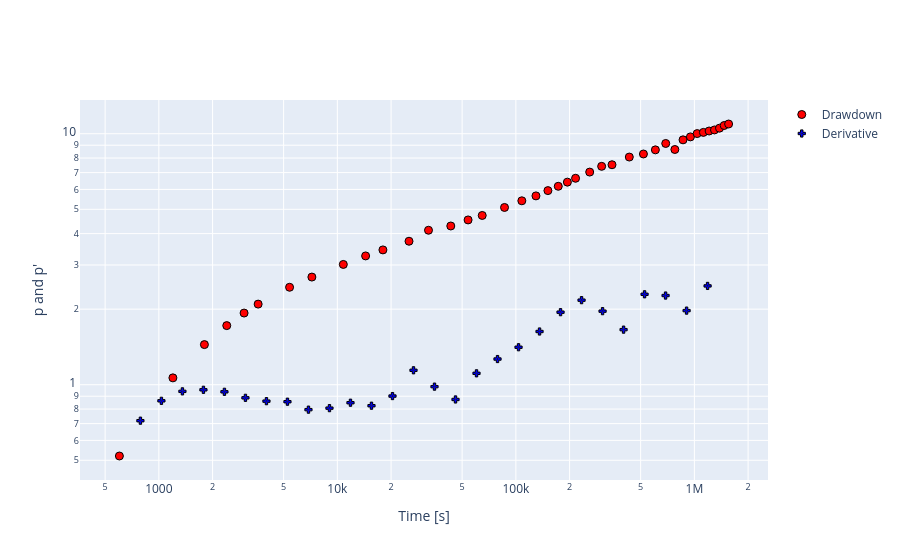

Write notebook code for a chart like this one.
### Markdown cell above
## Load the data
The data set for this example has been typed from: G. de Marsily, Pumping test in Niger.

The diagnostic plot shows a doubling of the derivative at a time of 1e5 seconds indicating a possible no-flow boundary effect. We interpret the data with the Theis no-flow boundary model.

### Code cell
data = pd.read_csv('../data/thn_ds1.txt', header=None,sep=" ",names=['t','s'], dtype={'t': 'float64', 's': 'float64'})
test = ht.preprocessing(data)
test.diagnostic()

### Figure 1 — Plotly figure (JSON) as saved in the notebook; plotly's stock layout.template omitted (floating-point values rounded to 4 significant figures)
{"data": [{"marker": {"color": "Red", "line": {"color": "Black", "width": 1}, "size": 8}, "mode": "markers", "name": "Drawdown", "type": "scatter", "x": [601.2, 1199.0, 1800.0, 2401.0, 3002.0, 3600.0, 5400.0, 7200.0, 10800.0, 14400.0, 18000.0, 25200.0, 32400.0, 43200.0, 54000.0, 64800.0, 86400.0, 108000.0, 129600.0, 151200.0, 172800.0, 194400.0, 216000.0, 259200.0, 302400.0, 345600.0, 432000.0, 518400.0, 604800.0, 691200.0, 777600.0, 864000.0, 950400.0, 1037000.0, 1123000.0, 1210000.0, 1296000.0, 1382000.0, 1469000.0, 1555000.0], "y": [0.52, 1.065, 1.445, 1.72, 1.93, 2.095, 2.445, 2.685, 3.015, 3.26, 3.445, 3.73, 4.125, 4.29, 4.535, 4.725, 5.085, 5.405, 5.655, 5.935, 6.175, 6.415, 6.645, 7.035, 7.415, 7.525, 8.075, 8.305, 8.625, 9.145, 8.655, 9.455, 9.715, 10.02, 10.12, 10.26, 10.36, 10.53, 10.79, 10.94]}, {"marker": {"color": "Blue", "line": {"color": "Black", "width": 1}, "size": 6, "symbol": 203}, "mode": "markers", "name": "Derivative", "type": "scatter", "x": [788.3, 1034.0, 1355.0, 1777.0, 2330.0, 3056.0, 4007.0, 5254.0, 6889.0, 9033.0, 11840.0, 15530.0, 20360.0, 26700.0, 35010.0, 45910.0, 60200.0, 78940.0, 103500.0, 135700.0, 178000.0, 233400.0, 306000.0, 401200.0, 526100.0, 689800.0, 904500.0, 1186000.0], "y": [0.7189, 0.8628, 0.941, 0.9545, 0.9371, 0.8868, 0.8601, 0.8557, 0.7956, 0.8067, 0.8478, 0.8249, 0.9011, 1.142, 0.9826, 0.8734, 1.11, 1.266, 1.41, 1.63, 1.945, 2.172, 1.964, 1.658, 2.293, 2.267, 1.974, 2.475]}], "layout": {"xaxis": {"title": {"text": "Time [s]"}, "type": "log"}, "yaxis": {"title": {"text": "p and p'"}, "type": "log"}}}
